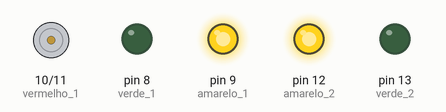
Simulated run of this sketch. Board: Arduino Uno, built with avr-gcc and run on an emulated ATmega328P. Shown: motor-driver pin pairs drawn as motors (green arrow = first pin HIGH = forward, orange = second pin HIGH = backward, longer = more drive), output pins drawn as LEDs (lit = HIGH).

Above: at 1.0 s.
At 4.5 s:
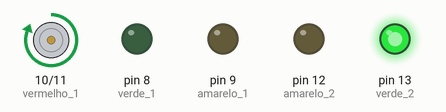
At 9.5 s:
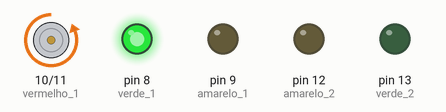
Timing chart, 0 to 15.6 s (numbered marks = the images above):
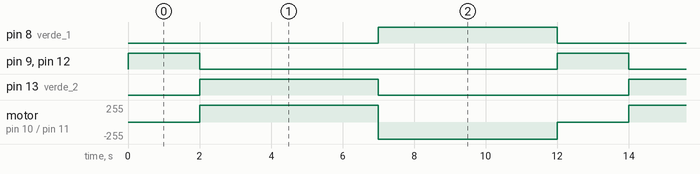

Measured:
- by itself, pin 8 (verde_1), pin 13 (verde_2): alternates HIGH for 5.0 s and LOW for 7.0 s
- by itself, pin 9 (amarelo_1), pin 12 (amarelo_2): alternates HIGH for 2.0 s and LOW for 10.0 s
- by itself, motor on pin 10 (vermelho_1) / pin 11 (vermelho_2): repeats every 12.0 s: backward 255/255 5.0 s, stopped 2.0 s, forward 255/255 5.0 s

The sketch:

sem_foro_composto1.ino
```cpp
int vermelho_1 = 10;
int vermelho_2 = 11;
int amarelo_1 = 9;
int amarelo_2 = 12;
int verde_1 = 8;
int verde_2 = 13;

void setup() {
  pinMode(vermelho_1, OUTPUT);
  pinMode(amarelo_1, OUTPUT);
  pinMode(verde_1, OUTPUT);

  pinMode(vermelho_2, OUTPUT);
  pinMode(amarelo_2, OUTPUT);
  pinMode(verde_2, OUTPUT);
}

void loop() {
  cruzamento();
}

void cruzamento() {

  digitalWrite(vermelho_1, LOW);
  digitalWrite(amarelo_1, HIGH);
  digitalWrite(verde_1, LOW);

  digitalWrite(vermelho_2, LOW);
  digitalWrite(amarelo_2, HIGH);
  digitalWrite(verde_2, LOW);

  delay(2000);

  digitalWrite(amarelo_1, LOW);
  digitalWrite(vermelho_1, HIGH);

  digitalWrite(amarelo_2, LOW);
  digitalWrite(verde_2, HIGH);

  delay(5000);

  digitalWrite(verde_1, HIGH);
  digitalWrite(vermelho_1, LOW);

  digitalWrite(verde_2, LOW);
  digitalWrite(vermelho_2, HIGH);

  delay(5000);
}
```
